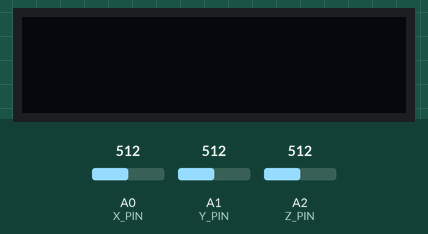
The sketch below on a simulated Arduino Uno, built with avr-gcc and run on an emulated ATmega328P. Parts: 128×32 one-colour display. The inputs (shaded band) are chosen by the test bench; at power-on: A0 (X_PIN) = 512, A1 (Y_PIN) = 512, A2 (Z_PIN) = 512. What the sketch prints to the serial monitor is not drawn.

Above: at 1.2 s.
1.3 s: A0 (X_PIN) set to 982
At 2.21 s:
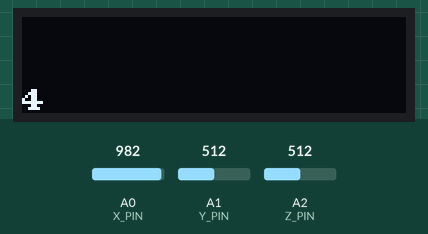
3.7 s: A0 (X_PIN) set to 1009
At 5.6 s:
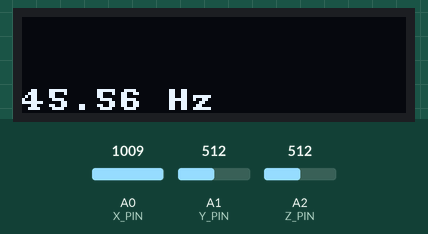
6.7 s: A1 (Y_PIN) set to 987
9.7 s: A1 (Y_PIN) set to 1017
At 11.6 s:
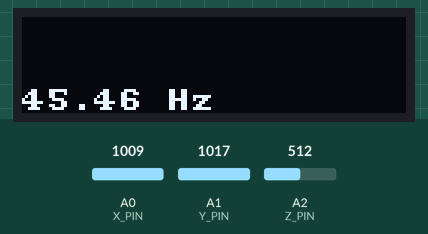
12.5 s: A2 (Z_PIN) set to 990
15.5 s: A2 (Z_PIN) set to 1011
At 18.2 s:
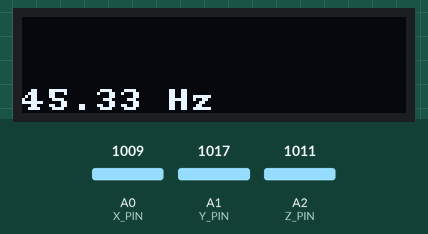
Timing chart, 0 to 19.5 s (numbered marks = the images above; inputs shaded):
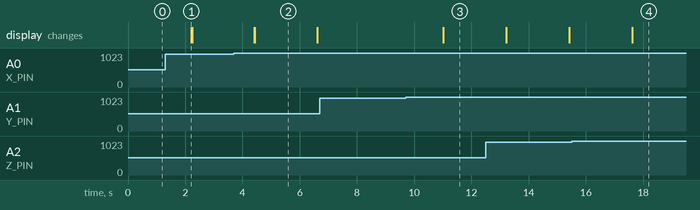

The sketch:

Challenge_1.ino
```cpp
// Define constants for gesture detection
const float G_THRESHOLD = 0.2; // Threshold for stationary gestures
const int SHAKE_THRESHOLD = 200; // Threshold for shake gesture (adjust as needed)
const int SAMPLE_RATE = 100; // Sampling rate in Hz
const int SAMPLE_INTERVAL = 1000 / SAMPLE_RATE; // Sampling interval in milliseconds

const int X_PIN = A0;
const int Y_PIN = A1;
const int Z_PIN = A2;

// Variables to store previous accelerometer readings
int prev_ax = 0;
int prev_ay = 0;
int prev_az = 0;

// Variables to store accelerometer readings
int ax = 0;
int ay = 0;
int az = 0;

// Variables to track gesture state
int currentState = -1;
int previousState = -1;

// Function to detect gestures
int detectGesture() {
  // Read accelerometer values
  readAccelSensor();

  // Calculate changes in acceleration along each axis
  int delta_ax = ax - prev_ax;
  int delta_ay = ay - prev_ay;
  int delta_az = az - prev_az;

  // Update previous readings for next iteration
  prev_ax = ax;
  prev_ay = ay;
  prev_az = az;

  // Calculate magnitude of acceleration vector
  float acceleration_magnitude = sqrt(sq(delta_ax) + sq(delta_ay) + sq(delta_az));

  // Detect stationary gestures
  if (abs(delta_az) < G_THRESHOLD && abs(delta_ax) < G_THRESHOLD && abs(delta_ay) < G_THRESHOLD) {
    // Determine if stationary right side up or upside down
    if (az > 0) {
      return 0; // Stationary facing up
    } else {
      return 1; // Stationary facing down
    }
  }

  // Detect fast shake gesture
  if (acceleration_magnitude > SHAKE_THRESHOLD) {
    return 2; // Shake gesture
  }

  // No gesture detected
  return -1;
}

void setup() {
  setupAccelSensor();
  setupDisplay();
  setupSampler();
  Serial.begin(9600);

}

void loop() {
  // Detect gesture
  int newGesture = detectGesture();

  // If the gesture has changed, update current state and print to serial monitor
  if (newGesture != currentState) {
    currentState = newGesture;
    // Check if the current state is different from the previous state before printing
    if (currentState != previousState) {
      switch (currentState) {
        case 0:
          Serial.println("Up"); // Stationary facing up
          break;
        case 1:
          Serial.println("Down"); // Stationary facing down
          break;
        case 2:
          Serial.println("Shaking"); // Shake gesture
          break;
        default:
          break;
      }
      // Update previous state after printing the gesture
      previousState = currentState;
    }
  }

  // If sampleSensors() returns true and Serial is available for write, print sensor readings
  if (sampleSensors() && Serial.availableForWrite()) {
    Serial.print(ax);
    Serial.print(",");
    Serial.print(ay);
    Serial.print(",");
    Serial.println(az);
  }

  // Delay for sampling interval
  delay(SAMPLE_INTERVAL);
}
```

Accelerometer.ino
```cpp
void setupAccelSensor() {
  // Remove 'const' from variable declarations
  ax = X_PIN;
  ay = Y_PIN;
  az = Z_PIN;
}

void readAccelSensor() {
  // Read analog values from pins
  ax = analogRead(X_PIN);
  ay = analogRead(Y_PIN);
  az = analogRead(Z_PIN);
}
```

Display.ino
```cpp
// OLED Library includes
#include "U8x8lib.h" // include the fast graphics library
#include "Wire.h"    // include the I2C library

/*
 * Instantiate the display object “oled” and reset it using the
 * predefined argument “U8X8_PIN_NONE”
 * NOTE: if you have trouble with this constructor call, your OS
 * might require that you specify the I2C pins (22 and 23) as
 * arguments. If that is the case, you would change the call to this:
 * U8X8_SSD1306_128X32_UNIVISION_HW_I2C oled(U8X8_PIN_NONE, 22, 23);
 */
U8X8_SSD1306_128X32_UNIVISION_HW_I2C oled(U8X8_PIN_NONE);

// Clear the display no more than once per second
const int MAX_REFRESH = 1000;
unsigned long lastClear = 0;

void setupDisplay() {
    oled.begin(); // Initializes u8x8 object
    oled.setPowerSave(0); // Makes sure OLED doesn't go to sleep
    oled.setFont(u8x8_font_amstrad_cpc_extended_r); // Set the font
    oled.setCursor(0, 0); //Sets the cursor at the top left corner
}

/*
 * A function to write a message on the OLED display.
 * The “row” argument specifies which row to print on: [0,1,2,3].
 * The “erase” argument specifies if the display should be cleared.
 */
void writeDisplay(const char * message, int row, bool erase) {
    unsigned long now = millis();
    //if erase is true and it's been longer than MAX_REFRESH (1s)
    if(erase && (millis() - lastClear >= MAX_REFRESH)) {
        oled.clearDisplay();
        lastClear = now;
    }
    oled.setCursor(0, row);
    oled.print(message);
}
/*
 * A function to write a CSV message on multiple lines on the OLED.
 * The “commaCount” argument says how many commas are in the String.
 * NOTE: The OLED can only display 4 lines (a maximum of 3 commas).
 */
void writeDisplayCSV(String message, int commaCount) {
     int startIndex = 0;
     for(int i=0; i<=commaCount; i++) {
          // find the index of the comma and store it in startIndex
          int index = message.indexOf(',', startIndex);

          // take everything in the string up until the comma
          String subMessage = message.substring(startIndex, index);

          startIndex = index + 1; // skip over the comma

          // Write the substring onto the OLED!
          writeDisplay(subMessage.c_str(), i, false);
     }
}
```

Sampling.ino
```cpp
int sampleTime = 0; // Time of last sample (in Sampling tab)
// Acceleration values recorded from the readAccelSensor() function

int sampleRate = 50;                  // Sensor reading Frequency (Hz)
unsigned long sampleDelay = 1e6/sampleRate; //Time(μs) between samples
unsigned long timeStart = 0;              //Start time timing variable
unsigned long timeEnd = 0;                  //End time timing variable

void setupSampler() {
  setupAccelSensor();
  setupDisplay();
  Serial.begin(9600);
}

bool sampleSensors(){
  timeEnd = micros();
  if(timeEnd - timeStart >= sampleDelay) {
    displaySampleRate(timeEnd);
    timeStart = timeEnd;

    // Read the sensors and store their outputs in global variables
    sampleTime = millis();
    readAccelSensor();     // values stored in "ax", "ay", and "az"
    return true;
  }
  return false;
}

void displaySampleRate(unsigned long currentTime) {
     int nSamples = 100;
     static int count = 0;
     static unsigned long lastTime = 0;

     count++;
     if(count == nSamples) {
     double avgRate = nSamples * 1e6 / (currentTime - lastTime);
     String message = String(avgRate) + " Hz";
     writeDisplay(message.c_str(), 3, false);

     // reset
    count = 0;
    lastTime = currentTime;
    }
}

void loopSerial() {
     // Note: we only print values when we have a new sample!!!
     // Also note that we added the second argument to the conditional to
     // check if there is space in the buffer, otherwise it will stall when
     // the buffer is full. Credit to Kyle for discovering the solution!
     if(sampleSensors() && Serial.availableForWrite()) {
          Serial.print(ax);
          Serial.print(",");
          Serial.print(ay);
          Serial.print(",");
          Serial.println(az);
     }
}
```

Measured:
- the behaviour switches between 999 and 1000 on A0 (X_PIN) (found by bisection; images 1 and 2)
- after the input at 6.7 s, every drawn part: stays the same
- after the input at 9.7 s, the display: first changes after 1.3 s (image 3 shows a later state)
- after the input at 15.5 s, the display: first changes after 2.1 s (image 4 shows a later state)
- what the display in image 2 shows lasts 2.2 s, from 4.4 s to 6.6 s
